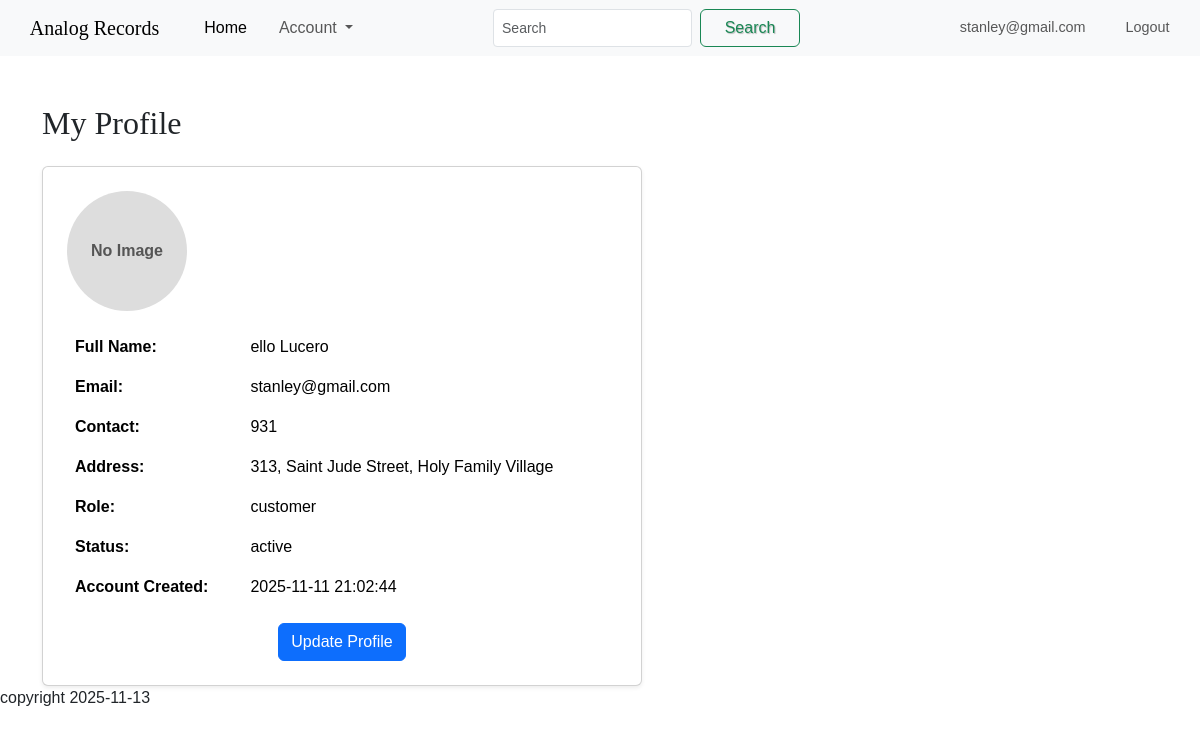
/user/profileUser.php (signed in), run on the app's committed database.
### tables this page shows
CREATE TABLE `customer_details` (
  `customer_id` int(11) NOT NULL,
  `first_name` varchar(45) NOT NULL,
  `last_name` varchar(45) NOT NULL,
  `contact` int(45) DEFAULT NULL,
  `address` varchar(100) NOT NULL,
  `image` varchar(255) DEFAULT NULL,
  `date_created` datetime DEFAULT current_timestamp(),
  `account_id` int(11) NOT NULL
);

CREATE TABLE `accounts` (
  `account_id` int(11) NOT NULL,
  `email` varchar(100) NOT NULL,
  `password` varchar(255) NOT NULL,
  `role` enum('admin','customer') DEFAULT 'customer',
  `status` enum('active','inactive') DEFAULT 'active',
  `date_created` datetime DEFAULT current_timestamp()
);

### user/profileUser.php (the view, shortened to what this page needs)
<?php
include("../includes/header.php");
include("../includes/config.php");
$account_id = $_SESSION['account_id'];
$sql = "SELECT a.email, a.role, a.status, a.date_created AS acc_created,
               c.first_name, c.last_name, c.contact, c.address, c.image, c.date_created AS cust_created
        FROM accounts a
        JOIN customer_details c ON a.account_id = c.account_id
        WHERE a.account_id = ?";
$stmt = $conn->prepare($sql);
$stmt->bind_param("i", $account_id);
$stmt->execute();
$result = $stmt->get_result();
if ($result->num_rows > 0) {
    $user = $result->fetch_assoc();
} else {
    echo "<div class='alert alert-danger'>Profile not found.</div>";
    exit();
}
?>
<div class="container mt-5">
    <h2 class="mb-4">My Profile</h2>
    <div class="card p-4 shadow-sm" style="max-width: 600px;">
        <div class="text-center mb-3">
            <?php
            $image_path = "../uploads/" . $user['image'];
            if (!empty($user['image']) && file_exists($image_path)): ?>
                <img src="<?php echo htmlspecialchars($image_path); ?>"
                     alt="Profile Picture" class="rounded-circle" width="120" height="120">
            <?php else: ?>
                <div class="rounded-circle d-flex justify-content-center align-items-center"
                     style="width:120px; height:120px; background-color:#ddd; color:#555; font-weight:bold;">
                    No Image
                </div>
            <?php endif; ?>
        </div>
        <table class="table table-borderless">
            <tr><th>Full Name:</th><td><?php echo htmlspecialchars($user['first_name'] . ' ' . $user['last_name']); ?></td></tr>
            <tr><th>Email:</th><td><?php echo htmlspecialchars($user['email']); ?></td></tr>
            <tr><th>Contact:</th><td><?php echo htmlspecialchars($user['contact']); ?></td></tr>
            <tr><th>Address:</th><td><?php echo htmlspecialchars($user['address']); ?></td></tr>
            <tr><th>Role:</th><td><?php echo htmlspecialchars($user['role']); ?></td></tr>
            <tr><th>Status:</th><td><?php echo htmlspecialchars($user['status']); ?></td></tr>
            <tr><th>Account Created:</th><td><?php echo htmlspecialchars($user['acc_created']); ?></td></tr>
        </table>
        <div class="text-center">
            <a href="profileUpdate.php" class="btn btn-primary">Update Profile</a>
        </div>
    </div>
</div>
<?php include("../includes/footer.php"); ?>

### includes/style/style.css (style rules this page uses)
body { margin: 0px; padding: 0px; font-family: "Arial", Helvetica, sans-serif; }
h1, h2 { font-family: Cambria, Cochin, Georgia, Times, "Times New Roman", serif; }

### data on the page
customer_details: first_name+last_name "ello Lucero", contact "931", address "313, Saint Jude Street, Holy Family Village"
accounts: email "stanley@gmail.com", role "customer", status "active", date_created "2025-11-11 21:02:44"

### other printed values
$_SESSION['email'] "stanley@gmail.com"
